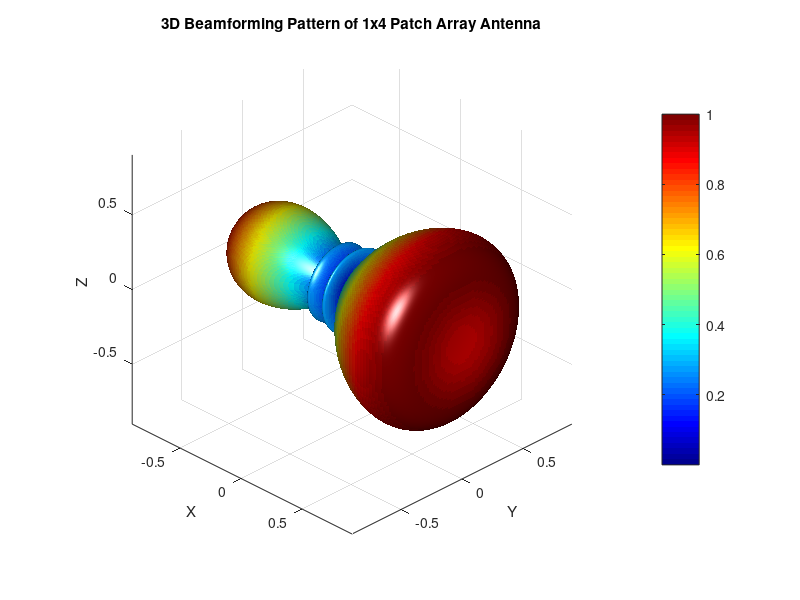

Reproduce this figure in MATLAB.
clc;
clear;
close all;

%% Parameters
N = 4;               % Number of antenna elements (linear array)
d = 0.5;             % Element spacing in wavelengths

% Angular grid (azimuth phi, elevation theta)
phi = linspace(-180, 180, 360);   % azimuth (deg)
theta = linspace(0, 180, 180);    % elevation (deg)

[Phi, Theta] = meshgrid(phi, theta);

% Convert angles to radians for calculations
Phi_rad = deg2rad(Phi);
Theta_rad = deg2rad(Theta);

% Steering angle (desired beam direction) in degrees
% For 1D array along x-axis, beamforming varies with azimuth (phi)
steer_phi = 30; % steer beam to 30 degrees azimuth
steer_theta = 90; % elevation fixed at 90 degrees (horizontal plane)

% Convert to radians
steer_phi_rad = deg2rad(steer_phi);
steer_theta_rad = deg2rad(steer_theta);

% Calculate array factor for each (theta, phi)
% For linear array along x-axis:
% AF = sum_n=0^(N-1) w_n * exp(j*2*pi*d*n*sin(theta)*cos(phi))
n = 0:N-1; % element indices

% Calculate steering weights (beam steering)
w = exp(1j*2*pi*d*n*sin(steer_theta_rad)*cos(steer_phi_rad));

% Calculate array factor over grid
AF = zeros(size(Phi));
for idx = 1:numel(Phi)
    steering_vector = exp(-1j*2*pi*d*n*sin(Theta_rad(idx))*cos(Phi_rad(idx)));
    AF(idx) = w * steering_vector.';
end

% Normalize AF magnitude
AF_mag = abs(AF);
AF_mag = AF_mag / max(AF_mag(:));

% Convert spherical to Cartesian coordinates for plotting
X = AF_mag .* sin(Theta_rad) .* cos(Phi_rad);
Y = AF_mag .* sin(Theta_rad) .* sin(Phi_rad);
Z = AF_mag .* cos(Theta_rad);

%% Plot 3D beamforming pattern

figure;
surf(X, Y, Z, AF_mag, 'EdgeColor', 'none');
colormap jet;
colorbar;
title('3D Beamforming Pattern of 1x4 Patch Array Antenna');
xlabel('X');
ylabel('Y');
zlabel('Z');
axis equal;
view(45, 30);
grid on;
camlight headlight;
lighting gouraud;
